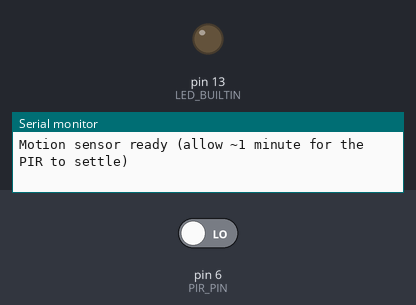
Bench run of a sketch on a simulated Arduino Uno, built with avr-gcc and run on an emulated ATmega328P. Shown: output pins drawn as LEDs (lit = HIGH), the last lines printed to the serial monitor. The inputs (shaded band) are chosen by the test bench; at power-on: pin 6 (PIR_PIN) LOW.

Above: at 1.2 s.
1.3 s: pin 6 (PIR_PIN) driven HIGH
At 2.2 s:
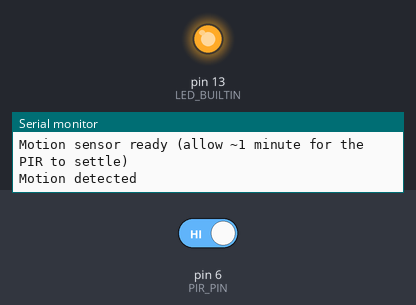
2.8 s: pin 6 (PIR_PIN) driven LOW
At 3.4 s:
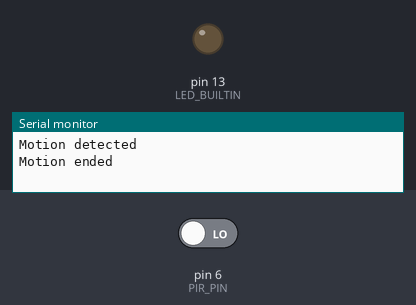
Timing chart, 0 to 5.8 s (numbered marks = the images above; inputs shaded):
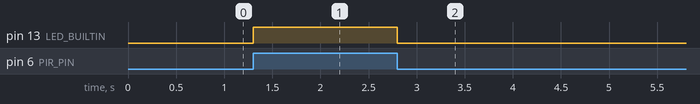

The sketch:

motion-sensor.ino
```cpp
// Motion sensor: turns on the built-in LED while the HC-SR501 PIR sensor detects motion.

const int PIR_PIN = 6;  // HC-SR501 OUT pin (same pin as the ELEGOO lesson 2.15 wiring)

int lastState = LOW;

void setup() {
  pinMode(LED_BUILTIN, OUTPUT);
  pinMode(PIR_PIN, INPUT);
  digitalWrite(LED_BUILTIN, LOW);
  Serial.begin(9600);
  Serial.println("Motion sensor ready (allow ~1 minute for the PIR to settle)");
}

void loop() {
  int state = digitalRead(PIR_PIN);
  digitalWrite(LED_BUILTIN, state);

  if (state != lastState) {
    Serial.println(state == HIGH ? "Motion detected" : "Motion ended");
    lastState = state;
  }
}
```

Measured:
- after the input at 1.3 s, pin 13 (LED_BUILTIN): LOW → HIGH at once
- after the input at 2.8 s, pin 13 (LED_BUILTIN): HIGH → LOW at once
